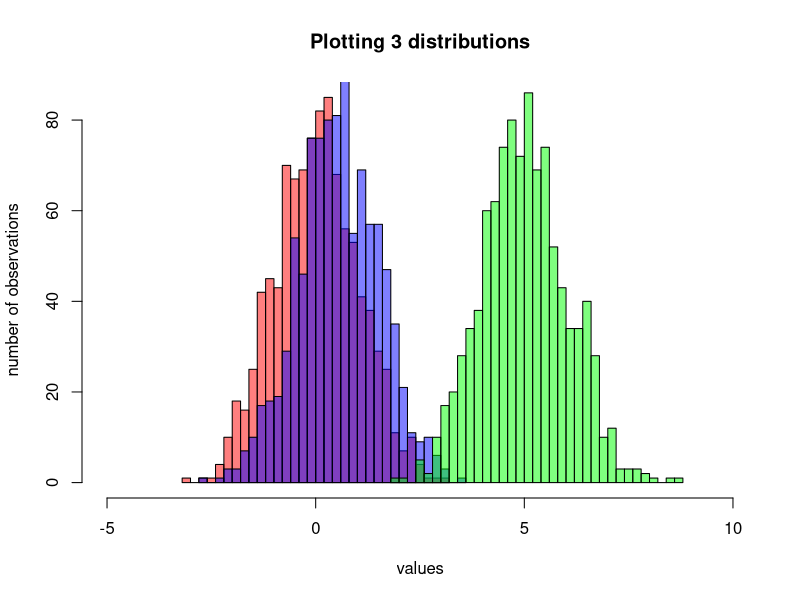
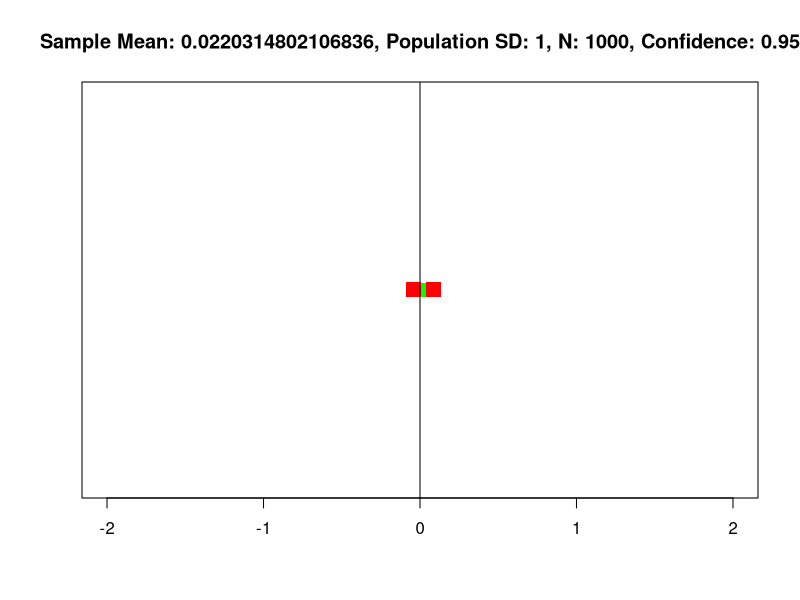
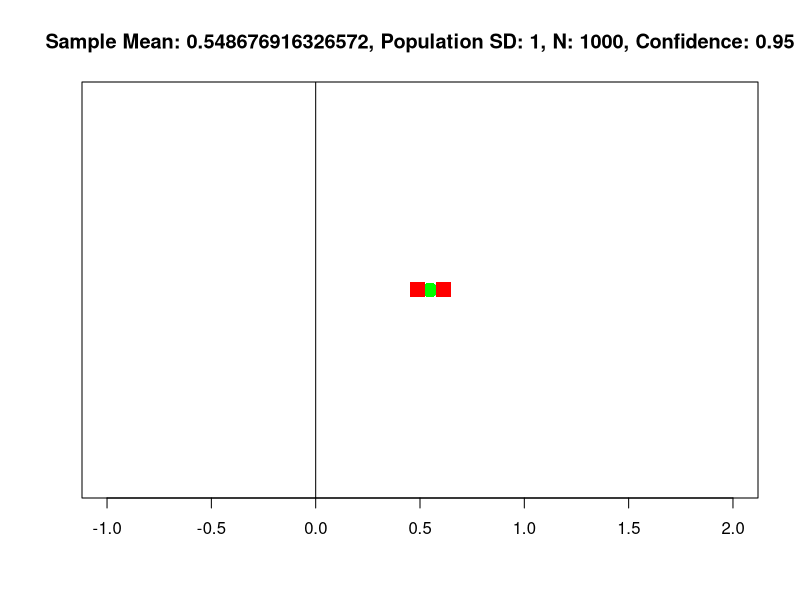
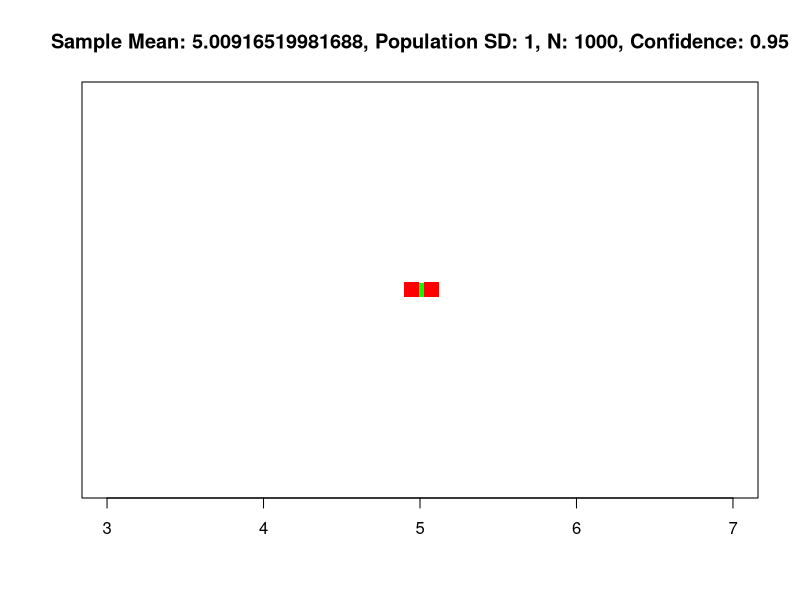
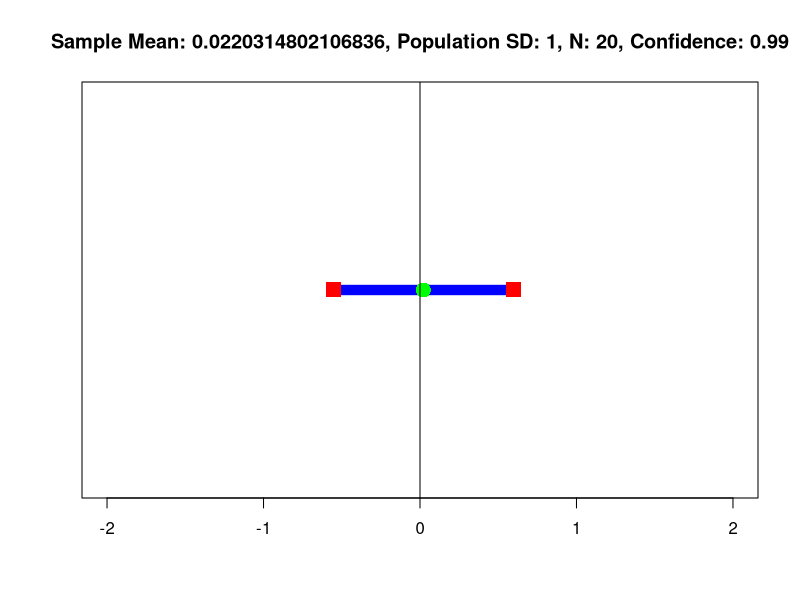
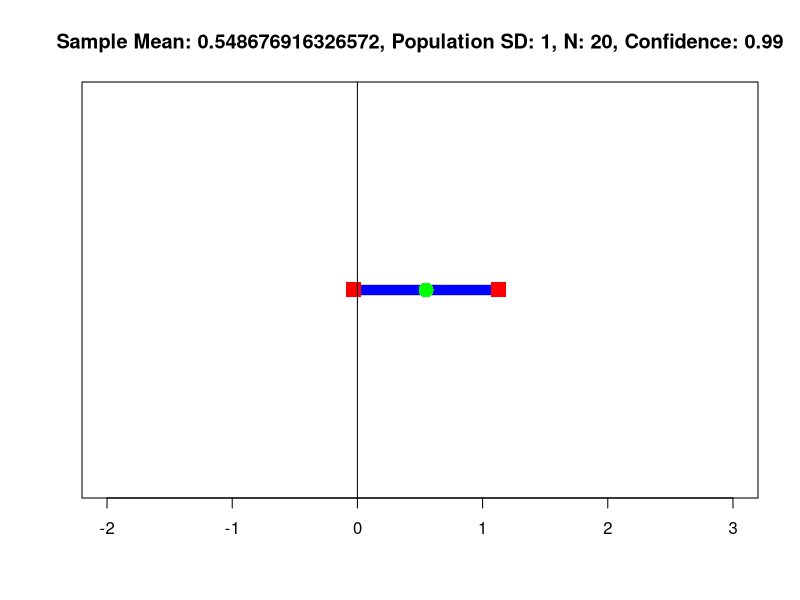
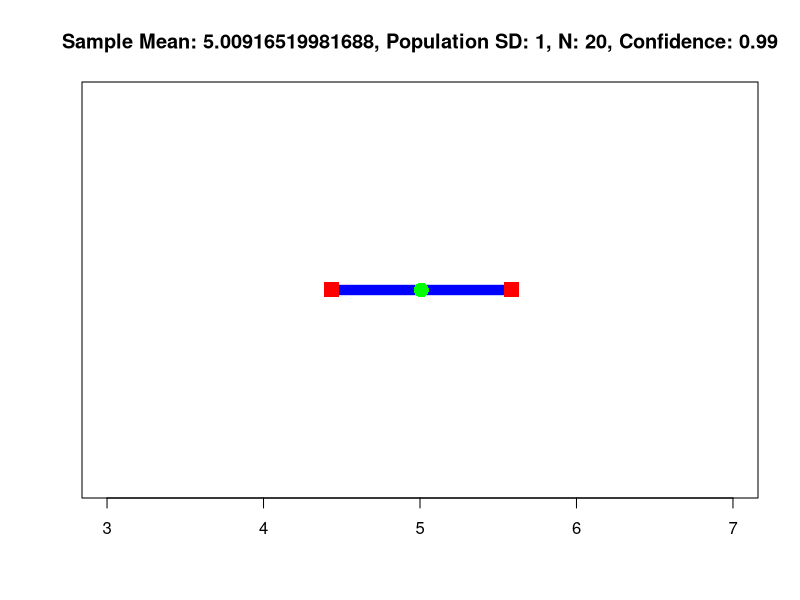
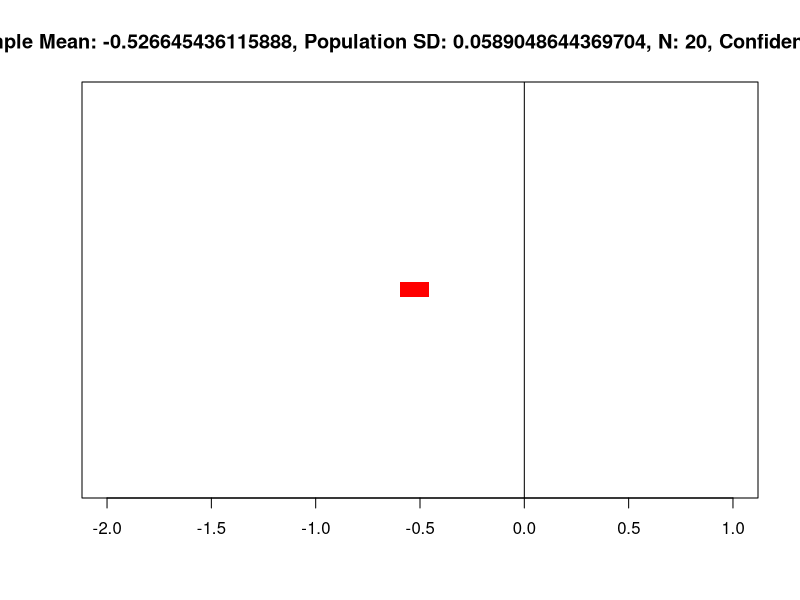

These figures' R source, in order:
## ---- chunk 1
normalZeroSample <- rnorm(1000, 0, 1)
normalHalfSample  <- rnorm(1000, 0.5, 1)
normalFiveSample <- rnorm(1000, 5, 1)

 
# Plotting the histogram of the First distribution in Red
hist(normalZeroSample, breaks=30, xlim=c(-5,10), col=rgb(1,0,0,0.5), xlab="values", 
     ylab="number of observations", main="Plotting 3 distributions" )

# Second with add=T to plot on top in Blue
hist(normalHalfSample, breaks=30, xlim=c(-5,10), col=rgb(0,0,1,0.5), add=T)

# Third with add=T to plot on top in Green
hist(normalFiveSample, breaks=30, xlim=c(-5,10), col=rgb(0,1,0,0.5), add=T)


## ---- chunk 2
expectedValZero <- mean(normalZeroSample)
expectedValHalf <- mean(normalHalfSample)
expectedValFive <- mean(normalFiveSample)
popSD <- 1
Confidence <- 0.95
N <- 1000
plotCI <- function(sampleMean, popSD, N, Confidence){
  zStar = qnorm((1-Confidence)/2)
  standardError = popSD/sqrt(N)
  MarginofError = abs(zStar) * standardError
  CI = c(sampleMean - MarginofError , sampleMean + MarginofError) 
  plot(CI, rep(0, length(CI)), type='l', lwd = 10, col='blue', xlim = c(floor(CI[1])-1 ,ceiling(CI[2])+1), yaxt="n", ylab=NA, main= paste0("Sample Mean: ", sampleMean, ", Population SD: ", popSD, ", N: ", N, ", Confidence: ", Confidence), xlab=NA)
  points(x = sampleMean, y = 0, col='green', cex=2, pch=16)
  points(x = CI, y = rep(0, length(CI)), col='red', cex=2, pch=15)
  abline(v = 0)
}
plotCI(expectedValZero, 1, 1000, .95)
plotCI(expectedValHalf, 1, 1000, .95)
plotCI(expectedValFive, 1, 1000, .95)
## ---- chunk 3
plotCI(expectedValZero, 1, 20, .99)
plotCI(expectedValHalf, 1, 20, .99)
plotCI(expectedValFive, 1, 20, .99)

## ---- chunk 4
pValZero <- 1 - pnorm(expectedValZero, 0, 1/sqrt(1000))
pValHalf <- 1 - pnorm(expectedValHalf, 0, 1/sqrt(1000))
pValFive <- 1 - pnorm(expectedValFive, 0, 1/sqrt(1000))
pValZero
pValHalf
pValFive


## ---- chunk 5
pValZero <- 1 - pnorm(expectedValZero, 0, 1/sqrt(20))
pValHalf <- 1 - pnorm(expectedValHalf, 0, 1/sqrt(20))
pValFive <- 1 - pnorm(expectedValFive, 0, 1/sqrt(20))
pValZero
pValHalf
pValFive
## ---- chunk 6
x <- sort(normalZeroSample)
y <- sort(normalHalfSample)
cor(x, y)
difference <- c(x - y)
mean(difference)
sd(difference)

## ---- chunk 7
plotCI(mean(difference), sd(difference), 20, .99)

